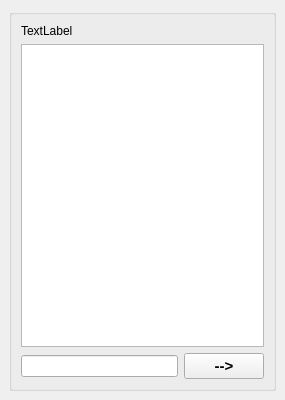
<?xml version="1.0" encoding="UTF-8"?>
<ui version="4.0">
 <class>MainWindow</class>
 <widget class="QMainWindow" name="MainWindow">
  <property name="geometry">
   <rect>
    <x>0</x>
    <y>0</y>
    <width>285</width>
    <height>400</height>
   </rect>
  </property>
  <property name="windowTitle">
   <string>MainWindow</string>
  </property>
  <widget class="QWidget" name="centralwidget">
   <layout class="QGridLayout" name="gridLayout_2">
    <item row="0" column="0">
     <widget class="QGroupBox" name="groupBox">
      <property name="title">
       <string/>
      </property>
      <layout class="QGridLayout" name="gridLayout">
       <item row="0" column="0">
        <widget class="QLabel" name="label">
         <property name="text">
          <string>TextLabel</string>
         </property>
        </widget>
       </item>
       <item row="1" column="0" colspan="2">
        <widget class="QTextBrowser" name="textBrowser"/>
       </item>
       <item row="2" column="0">
        <widget class="QLineEdit" name="lineEdit"/>
       </item>
       <item row="2" column="1">
        <widget class="QPushButton" name="pushButton_2">
         <property name="font">
          <font>
           <pointsize>11</pointsize>
           <italic>false</italic>
           <bold>true</bold>
           <underline>false</underline>
           <strikeout>false</strikeout>
           <kerning>true</kerning>
          </font>
         </property>
         <property name="text">
          <string>--&gt;</string>
         </property>
        </widget>
       </item>
      </layout>
     </widget>
    </item>
   </layout>
  </widget>
 </widget>
 <resources/>
 <connections/>
</ui>
